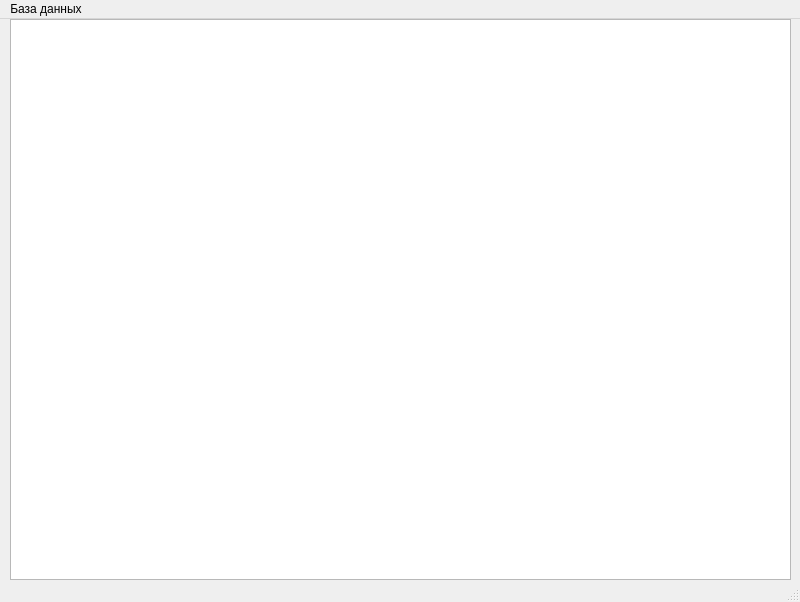
<?xml version="1.0" encoding="UTF-8"?>
<ui version="4.0">
 <class>MainWindow</class>
 <widget class="QMainWindow" name="MainWindow">
  <property name="geometry">
   <rect>
    <x>0</x>
    <y>0</y>
    <width>800</width>
    <height>602</height>
   </rect>
  </property>
  <property name="windowTitle">
   <string>MainWindow</string>
  </property>
  <widget class="QWidget" name="centralwidget">
   <widget class="QTableWidget" name="tableWidget">
    <property name="geometry">
     <rect>
      <x>10</x>
      <y>0</y>
      <width>781</width>
      <height>561</height>
     </rect>
    </property>
    <property name="editTriggers">
     <set>QAbstractItemView::NoEditTriggers</set>
    </property>
    <attribute name="horizontalHeaderVisible">
     <bool>true</bool>
    </attribute>
    <attribute name="verticalHeaderVisible">
     <bool>false</bool>
    </attribute>
   </widget>
  </widget>
  <widget class="QMenuBar" name="menubar">
   <property name="geometry">
    <rect>
     <x>0</x>
     <y>0</y>
     <width>800</width>
     <height>21</height>
    </rect>
   </property>
   <widget class="QMenu" name="menuadd">
    <property name="title">
     <string>База данных</string>
    </property>
    <addaction name="add_action"/>
   </widget>
   <addaction name="menuadd"/>
  </widget>
  <widget class="QStatusBar" name="statusbar"/>
  <action name="add_action">
   <property name="text">
    <string>Добавить новую запись</string>
   </property>
  </action>
 </widget>
 <resources/>
 <connections/>
</ui>
